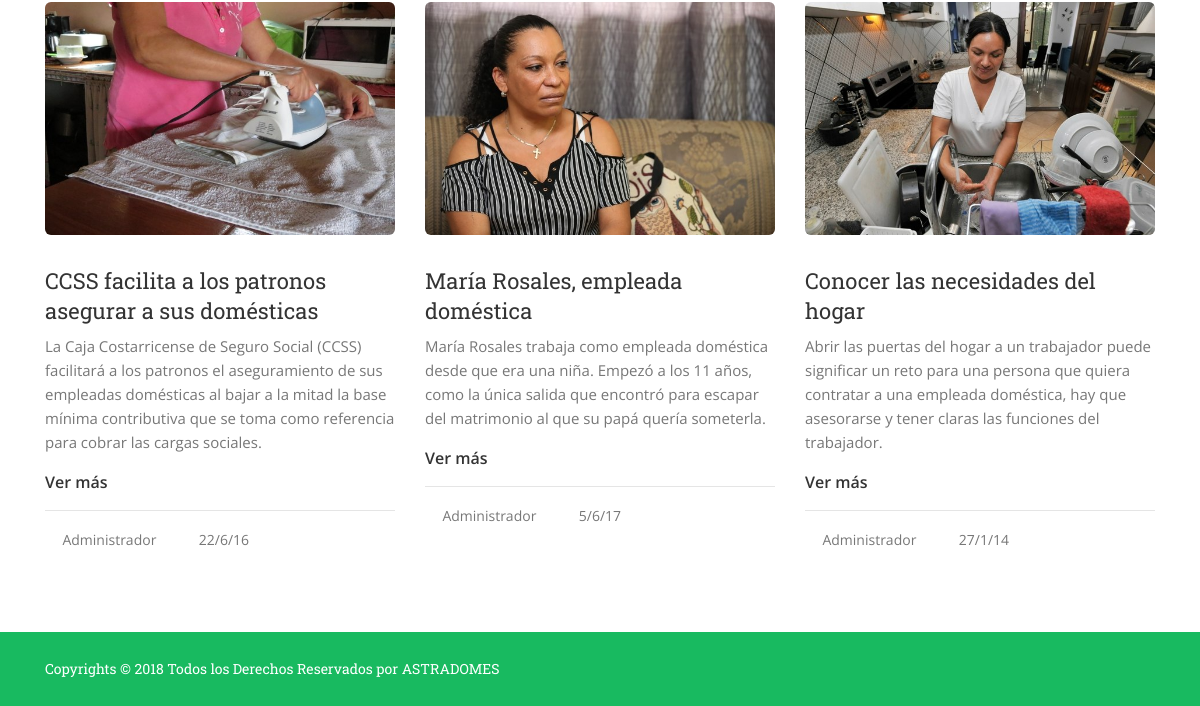
/vista/index.php (lower part), run on an earlier commit of the app's database.
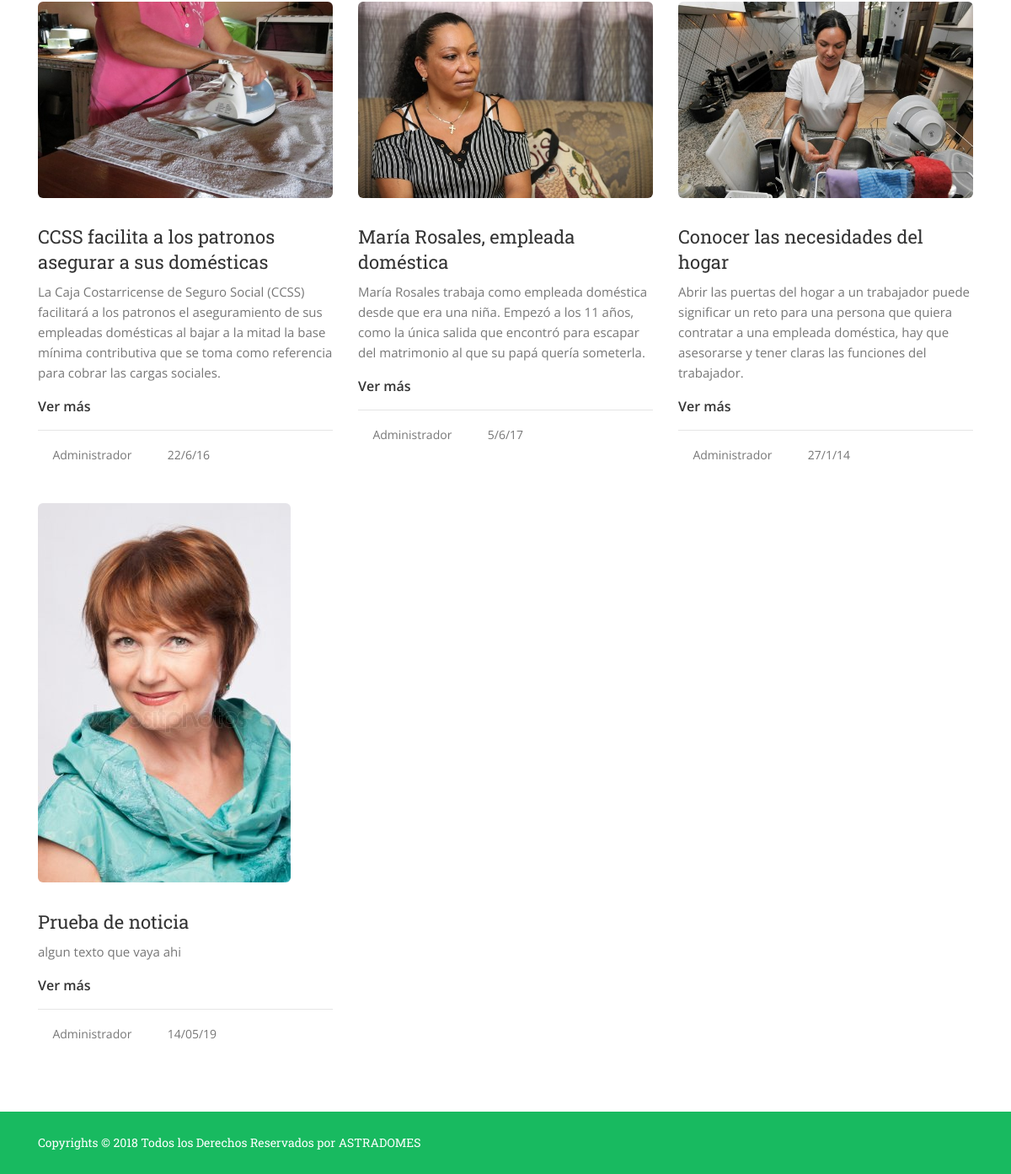
And on a later commit of the database.
### tables this page shows
CREATE TABLE IF NOT EXISTS `noticias` (
  `id` int(11) NOT NULL AUTO_INCREMENT,
  `titulo` varchar(200) NOT NULL,
  `descripcion` varchar(1000) NOT NULL,
  `fecha` varchar(200) NOT NULL,
  `rutaImagen` varchar(1000) NOT NULL,
  `enlace` varchar(1000) NOT NULL,
  PRIMARY KEY (`id`)
);

### modelo/consultas.php (called while the page is built, shortened)
<?php
    $connect = conectar();
	function getNoticias(){
        global $connect;
	    $sql = 'CALL Obtener_Noticias()';
	    $stmt = $connect->prepare($sql);
	    $stmt->execute();
	    $resultado = $stmt->fetchAll();
        return $resultado;
    }

### controlador/controlador.php (called while the page is built, shortened)
<?php
require_once("../modelo/consultas.php");
function obtenerNoticias(){
	return getNoticias();
}
?>

### Vista/index.php (the view, shortened to what this page needs)
<?php
    require_once("../controlador/controlador.php");
    $resultado = obtenerNoticias();
?>
<!doctype html>
<html lang="zxx">
<head>
    <link href="assets/css/bootstrap.min.css" rel="stylesheet" media="screen">
    <link href="assets/icofont/icofont.min.css" rel="stylesheet" media="screen">
    <link href="assets/font/flaticon.css" rel="stylesheet" media="screen">
    <link href="assets/css/owl.carousel.min.css" rel="stylesheet" media="screen">
    <link href="assets/css/owl.theme.default.min.css" rel="stylesheet" media="screen">
    <link href="assets/css/animate.css" rel="stylesheet" media="screen">
    <link href="assets/css/lity.css" rel="stylesheet" media="screen">
    <link href="assets/css/style.css" rel="stylesheet" media="screen">
    <link rel="stylesheet" href="assets/css/responsive.css">
</head>
<body>
    <section id="latest-blog-area" class="  pt-100  pb-100">
      <div class="container">
        <?php
          $columas = count($resultado) / 3;
          $sobrantes = count($resultado) % 3;
          $indiceNoticia = 0;
          if(!is_int($columas)){
            $columas = intval($columas += 1);
          }
          for ($i=0; $i < $columas ; $i++)
            if ($i == $columas-1 and $sobrantes > 0) {
              echo "
                    <div class='row pt-45'>";
              for ($a=0; $a < $sobrantes ; $a++):
                echo "
                      <div class='col-lg-4 col-md-4 responsive-320'>
                        <div class='blog-item'>
                          <div class='blog-thumb'>
                            <a href='#'><img src=".$resultado[$indiceNoticia][3]." alt='Image'></a>
                          </div>
                          <div class='blog-details'>
                            <h3><a href='#'>".$resultado[$indiceNoticia][0]."</a></h3>
                            <p>".$resultado[$indiceNoticia][1]."</p>
                            <a class='read-more' href='".$resultado[$indiceNoticia][4]."'>Ver más <span><i class='icofont-long-arrow-right'></i></span></a>
                            <hr>
                            <div class='meta-info'>
                              <ul>
                                <li><span><i class='icofont icofont-user'></i></span><a href='#'>Administrador</a></li>
                                <li><span><i class='icofont icofont-calendar'></i></span><a href='#'>".$resultado[$indiceNoticia][2]."</a></li>
                              </ul>
                            </div>
                          </div>
                        </div>
                      </div>";
              $indiceNoticia += 1;
              ?>
              <?php endfor; ?>
              <?php
              echo "</div>
              ";
            }
            else {
              echo "
                    <div class='row pt-45'>";
              for ($a=0; $a < 3 ; $a++):
                echo "
                      <div class='col-lg-4 col-md-4 responsive-320'>
                        <div class='blog-item'>
                          <div class='blog-thumb'>
                            <a href='#'><img src=".$resultado[$indiceNoticia][3]." alt='Image'></a>
                          </div>
                          <div class='blog-details'>
                            <h3><a href='#'>".$resultado[$indiceNoticia][0]."</a></h3>
                            <p>".$resultado[$indiceNoticia][1]."</p>
                            <a class='read-more' href='".$resultado[$indiceNoticia][4]."'>Ver más <span><i class='icofont-long-arrow-right'></i></span></a>
                            <hr>
                            <div class='meta-info'>
                              <ul>
                                <li><span><i class='icofont icofont-user'></i></span><a href='#'>Administrador</a></li>
                                <li><span><i class='icofont icofont-calendar'></i></span><a href='#'>".$resultado[$indiceNoticia][2]."</a></li>
                              </ul>
                            </div>
                          </div>
                        </div>
                      </div>";
                $indiceNoticia += 1;
              ?>
              <?php endfor; ?>
              <?php
              echo "</div>
              ";
            }
        ?>
      </div>
    </section>
    <footer id="footer-bottom">
      <div class="container">
        <div class="row">
          <div class=" col-lg-6 col-md-12">
            <div class="copy-text text-left">
              <p>Copyrights © 2018 Todos los Derechos Reservados por <a href="#">ASTRADOMES</a></p>
            </div>
          </div>
        </div>
      </div>
    </footer>
</body>
</html>

### Vista/assets/css/responsive.css (style rules this page uses)
@media only screen and (min-width: 992px) and (max-width: 1280px) { p { color: #777777; line-height: 24px; font-size: 15px; } }
@media only screen and (min-width: 992px) and (max-width: 1280px) { .pt-100 { padding-top: 80px; } }
@media only screen and (min-width: 992px) and (max-width: 1280px) { .pb-100 { padding-bottom: 80px; } }

What changed in the data, as far as the page shows it:
added noticias: rutaImagen (picture), titulo "Prueba de noticia", descripcion "algun texto que vaya ahi", fecha "14/05/19"
